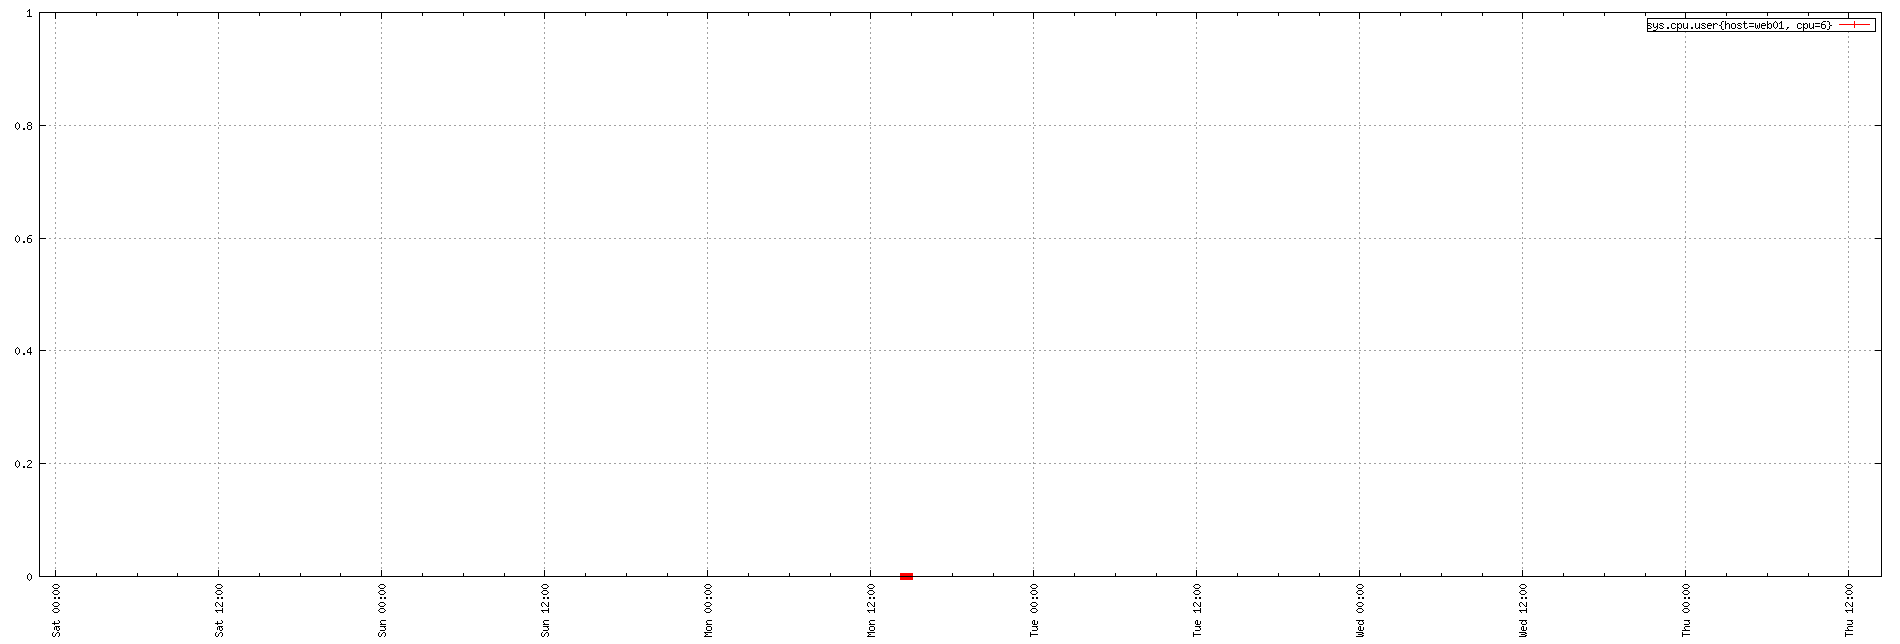

This figure's gnuplot source:
set term png small size 1900,644
set xdata time
set timefmt "%s"
if (GPVAL_VERSION < 4.6) set xtics rotate; else set xtics rotate right
set output "${TMPDIR-'tmp'}/tsd/f208554a.png"
set xrange ["1673650109":"1674138231"]
set format x "%a %H:%M"
set grid
set style data linespoint
set key right box
set yrange [0:]
plot  "${TMPDIR-'tmp'}/tsd/f208554a_0.dat" using 1:2 title "sys.cpu.user{host=web01, cpu=6}"
